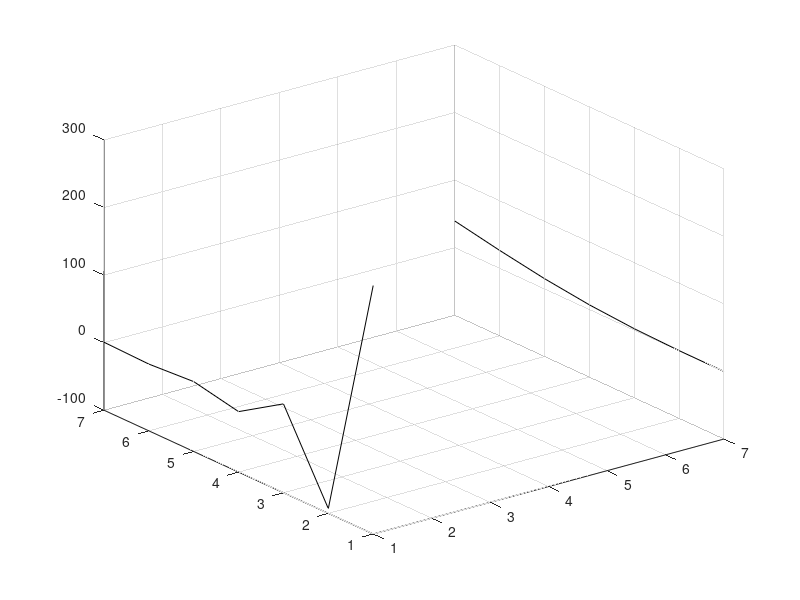
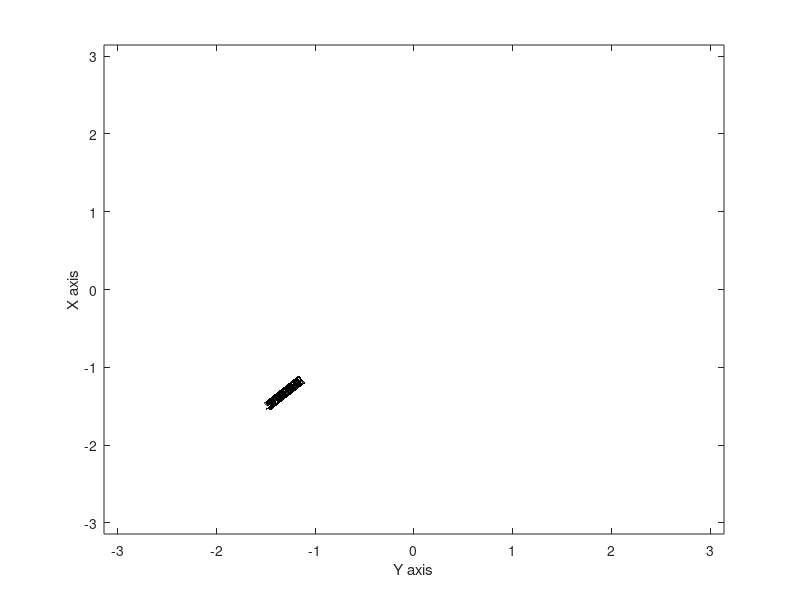

Source code (MATLAB) for these figures, in order:
%Travis Franks 1372696 Helmholtz Equation Final Project Gauss Seidel Method
clear all
clc
%Setting up for loop to determine ideal lambda value for SOR:
Lambda = 1:.05:2;
Lambda_Size = length(Lambda);
GG = zeros(Lambda_Size, 1);
ZZ = zeros(Lambda_Size, 1);
for k = 1:Lambda_Size
    GG(k,1) = Lambda(k);
    G = Lambda(k);
%Setting the value of X_Internal_Nodes, the number of elements along X-domain:
X_Internal_Nodes = input('Enter value of X_Internal_Nodes, the number of internal nodes for the X-domain: ');
%Setting the value of Y_Internal_Nodes, the number of elements along
%Y-domain:
Y_Internal_Nodes = input('Enter value of Y_Internal_Nodes, the number of internal nodes for the Y-domain: ');
%Setting the value of C (capital lambda in problem statement):
C = input('Enter value of C, the given constant for capital lambda: ');
%Setting the value of G (Overrelaxation variable):
%G = input('Enter value of G, the lambda coefficient, to be between 1 and 2, to use for SOR (overrelaxation)');
%Setting the value of Es, the acceptable limit of error for system convergence:
Es = 10^-10;
%Defining L, the length of the X and Y domains:
L = 2 * pi();
%Determining DX and DY, the change of X and Y respectively from element to
%element:
DX = L / (X_Internal_Nodes + 1);
DY = L / (Y_Internal_Nodes + 1);
%Defining coefficients, A and B, that remain constant throughout matrix operations:
A = C - (2 * (DX^2)) - (2 * (DY^2));
B = (DX^2) * (DY^2);
%Determining number of elements  on both X and Y domains, so as to only
%perform the calculation one time for optimization:
N = X_Internal_Nodes + 2; %N = number of X domain values
M = Y_Internal_Nodes + 2; %M = number of Y domain values
%Performing setup for Gauss-Seidel Approximation that will solve for U values
%(unknown solution values over X and Y domains):
U = zeros(N,M);
W = zeros(N,M);
Z = 0; %Z functions as a counter for number of iterations performed during Gauss-Seidel
Error = zeros(N,M-2); %(M-2) rather than just M because the Dirichlet Boundary Conditions cause two rows to have constant values and therefore will have an error of 0 per iteration (optimal to exclude unnecessary repeated calculations) 
Ea = 100; %Provides initial value of Ea, or the relative iterative error, for the Gauss_Seidel Approximation
%Solving for U values defined by Dirichlet Boundary Conditions that will
%remain constant as Gauss Seidel iterations are performed:
for i = 1:N
    U(i,1) = cos(pi() * DX * (i-1)) * cosh((2 * pi()) - (DX * (i-1)));
    U(i,M) = ((i-1) * DX)^2 * sin(((i-1) * DX) / 4);
end
%Defining node indexing points to be used for the general form of the
%discretization:
NN = N-1;
MM = M-1;
%Defining initial Tcheck value for checkpointing every set period of time of
%the Gauss-Seidel loop:
Tcheck = 60; %checkpoint every 60 seconds
%Defining initial timer variable value to be greater than start timer initial value to start timer loop in Gauss-Seidel loop:
T = 0;
Tcounter = 0; %Stores time values for combined loop times, if loop takes less than a minute to run
save('Variables.mat') %Resets variable values before load checkpoint, so code can be run from either the start or load point
% (This is where the sections were initially divided)
%*****To load variables for checkpointing, run starting from this block*****
load('Variables.mat')
%Performing Gauss Seidel Approximation to solve for U values:
if (A ~= 0)%Set condition for just in case the variable coefficient is equal to zero from a poor choice in nodes along X and Y domains, as it will function as a denominator
    while (Ea > Es)
        tic;
        if (Tcounter >= Tcheck) %Saves at least every 60 seconds or every Gauss-Seidel loop iteration, if the iterations take longer
            Tcounter = 0; %Resets time counter to 0
            save('Variables') %Saves variables for checkpointing for start/restart capability
        end
        %Evaluating for U (solution) values defined by Neumann Boundary
        %Conditions that are evaluated by Gauss-Seidel Method
        for j = 2:MM
            W(1,j) = U(1,j); %W saves value of U for error calculation
            U(1,j) = (- 2 * (DY^2) * U(2,j) - (DX^2) * U(1,j-1) - (DX^2) * U(1,j+1)) / A;  %cos((pi() / 2) * (0 + 1)) = 0 so Fi,j = 0, Neumann condition for X = -pi
            U(1,j) = (G * U(1,j)) + ((1-G) * W(1,j)); %Applying SOR iteration
            Error(1,j) = abs((U(1,j) - W(1,j)) / U(1,j)); %Computes relative error for this calculation inside this iteration
            
            W(N,j) = U(N,j); %W saves value of U for error calculation
            U(N,j) = (- 2 * (DY^2) * U(NN,j) - (DX^2) * U(N,j-1) - (DX^2) * U(N,j+1)) / A; %cos(3 * pi() / 2) = 0 so Fi,j = 0, Neumann condition for X = pi
            U(N,j) = (G * U(N,j)) + ((1-G) * W(N,j)); %Applying SOR iteration
            Error(N,j) = abs((U(N,j) - W(N,j)) / U(N,j)); %Computes relative error for this calculation inside this iteration
        end
        %Evaluating for general expression (internal nodes):
        for j = 2:MM
            for i = 2:NN
                W(i,j) = U(i,j); %W saves value of U for error calculation
                U(i,j) = (B * (cos((pi() / 2) * ((((i-1) * DX) / pi()) + 1)) * sin(((j - 1) * DY) / 2)) - (DY^2) * U(i-1,j) - (DY^2) * U(i+1,j) - (DX^2) * U(i,j-1) - (DX^2) * U(i,j+1)) / A;
                U(i,j) = (G * U(i,j)) + ((1-G) * W(i,j)); %Applying SOR iteration
                Error(i,j) = abs((U(i,j) - W(i,j)) / U(i,j)); %Computes relative error for this calculation inside this iteration
            end
        end
        Ea = max(max(Error));
        Z = Z + 1; %Counts the number of loop iterations
        T = toc; %Determines how long the Gauss-Seidel iteration took
        Tcounter = Tcounter + T; %Counts how much time has elapsed since the last variable checkpoint save
    end
else
    disp('Select a different number of nodes for X or Y domain or change the value of C, the given constant for capital lambda.')
end
ZZ(k,1) = Z; 
end %End of for loop for determining the ideal lambda for SOR
save('Variables.mat')
%%
%Plotting visualizations for ease of interpretation of results:
load('Variables.mat') %Provides the option of loading the variables directly onto the plot section, if a failure occurs while plotting

figure
surf(U) %Produces surface plot of solution matrix for Helmholtz equation:

%Plotting contour lines of U, the solution matrix for 2-D interpretation of
%results obtained:
X = zeros(N,1);
for i = 1:N
    X(i,1) = -pi() + (i-1) * DX; %Defines values along X-axis for plot, from -pi to pi along X domain
end
Y = zeros(M,1);
for j = 1:M
    Y(j,1) = -pi() + (j-1) * DY; %Defines values along Y-axis for plot, from -pi to pi along Y domain
end
figure
[Matrix, Object] = contourf(Y, X, U); %Plots the contour of the solution matrix
xlabel('Y axis'), ylabel('X axis')
clabel(Matrix, Object) %Labels the peak values for all of the contour lines
